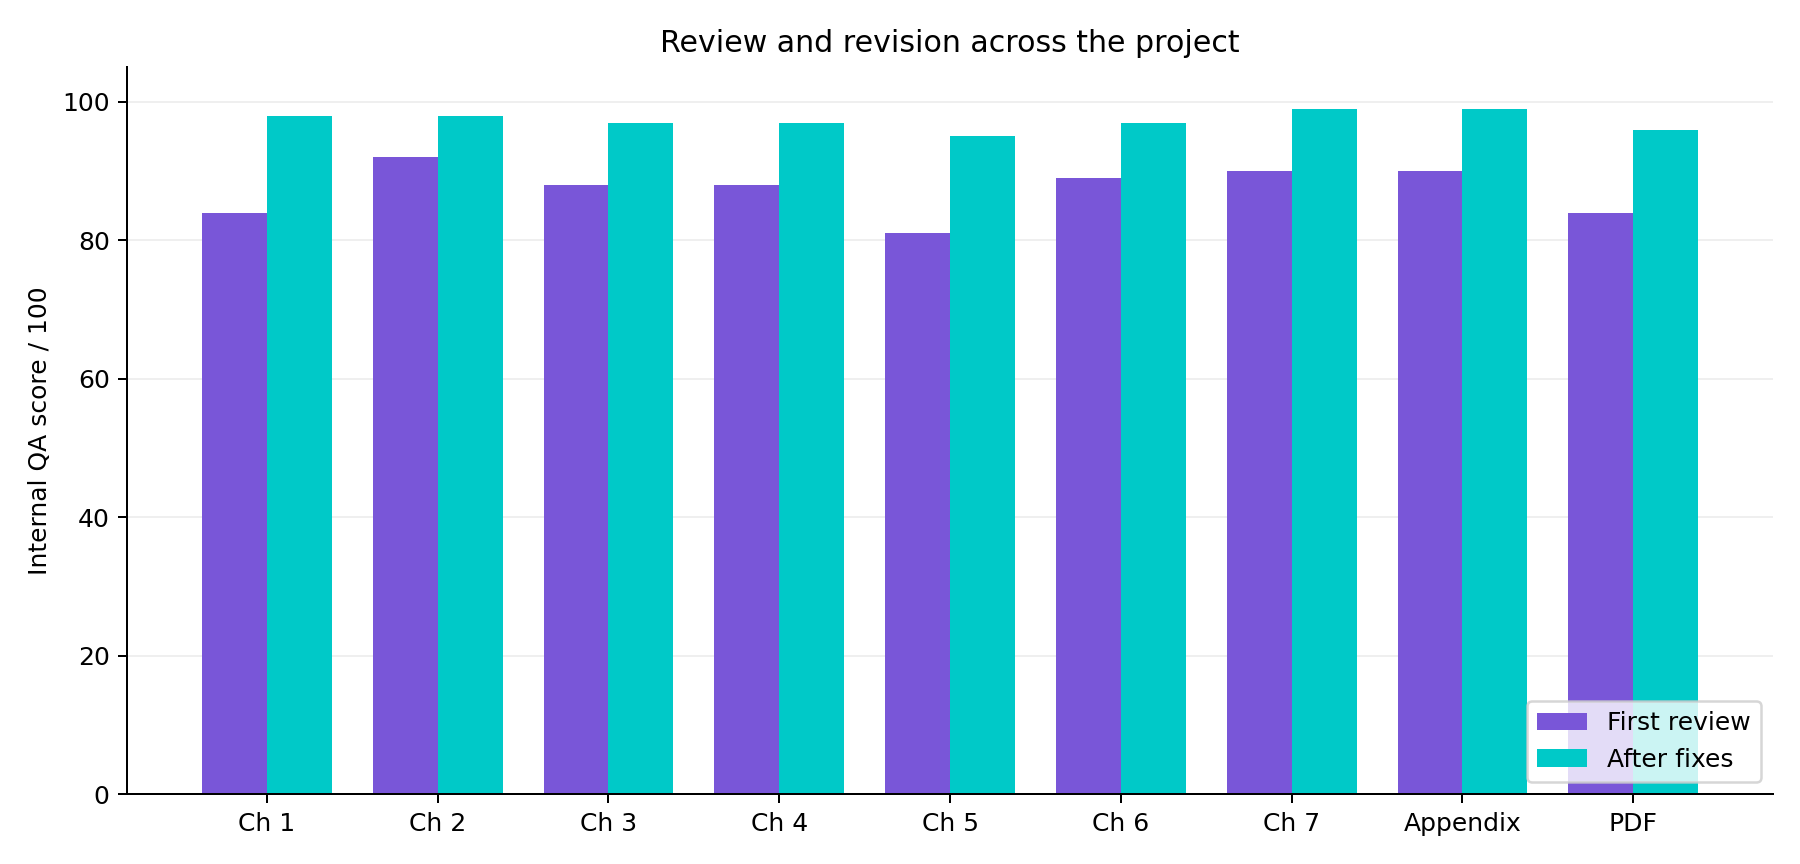

The Python source for this figure:
import matplotlib.pyplot as plt
import numpy as np
from pathlib import Path
labels=['Ch 1','Ch 2','Ch 3','Ch 4','Ch 5','Ch 6','Ch 7','Appendix','PDF']
before=[84,92,88,88,81,89,90,90,84]
after=[98,98,97,97,95,97,99,99,96]
x=np.arange(len(labels)); fig,ax=plt.subplots(figsize=(10,4.8))
ax.bar(x-.19,before,.38,label='First review',color='#7956D8'); ax.bar(x+.19,after,.38,label='After fixes',color='#00C9C8')
ax.set(xticks=x,xticklabels=labels,ylim=(0,105),ylabel='Internal QA score / 100',title='Review and revision across the project')
ax.legend(loc='lower right'); ax.spines[['top','right']].set_visible(False); ax.grid(axis='y',alpha=.2); ax.set_axisbelow(True)
fig.tight_layout(); fig.savefig(Path(__file__).with_name('qa_scores.png'),dpi=180); plt.close(fig)
